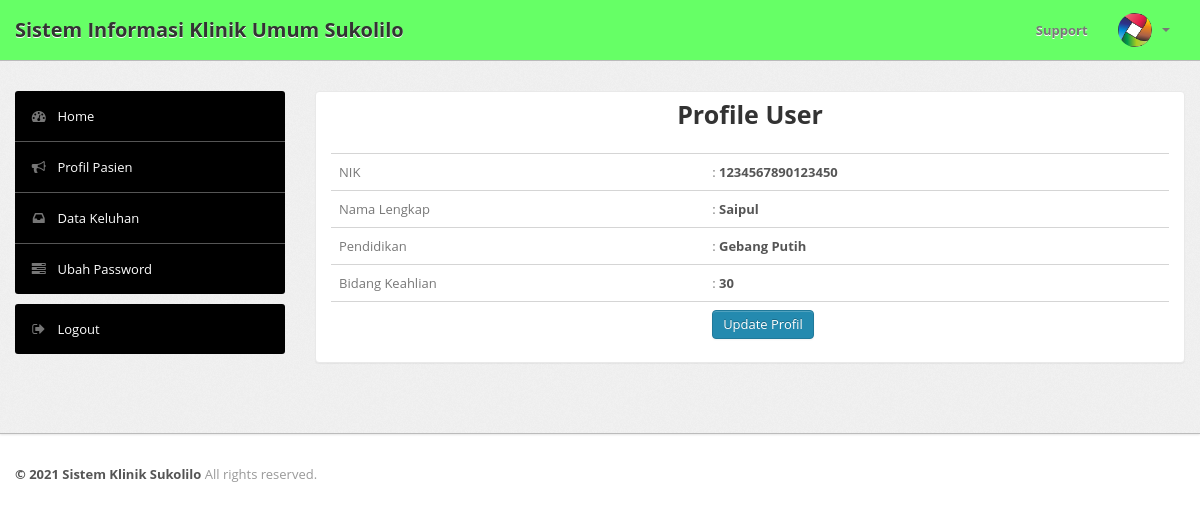
The page /lihatprofilmhs.php (signed in) on the database its author committed.
### tables this page shows
CREATE TABLE IF NOT EXISTS `mahasiswa` (
  `nim` char(16) NOT NULL,
  `nama` varchar(30) NOT NULL,
  `prodi` varchar(30) NOT NULL,
  `semester` int(1) NOT NULL
);

### lihatprofilmhs.php (the view, shortened to what this page needs)
<?php
if(isset($_SESSION['username']) && isset($_SESSION['level'])){
	include "header.php";
	include "menu.php";
	?>
	<div class="span9">
		<div class="content">
			<div class="module">
				<div class="module-head">
					<h3>Profile User</h3>
				</div>
				<div class="module-body">
					<table class="table">
						<?php
						$a="select * from mahasiswa where nim='$_SESSION[username]'";
						$b=mysqli_query($koneksi,$a);
						$c=mysqli_fetch_array($b);
						?>
						<tbody>
							<tr>
								<td>NIK</td>
								<td>: <strong><?php echo $c['nim'];?></strong></td>
							</tr>
							<tr>
								<td>Nama Lengkap</td>
								<td>: <strong><?php echo $c['nama'];?></strong></td>
							</tr>
							<tr>
								<td>Pendidikan</td>
								<td>: <strong><?php echo $c['prodi'];?></strong></td>
							</tr>
							<tr>
								<td>Bidang Keahlian</td>
								<td>: <strong><?php echo $c['semester'];?></strong></td>
							</tr>
							<tr>
								<td>&nbsp;</td>
								<td><a class="btn btn-primary" href="#">Update Profil</a></td>
							</tr>
						</tbody>
					</table>
				</div>
			</div>
			<br />
		</div>
	</div>
</div>
</div>
</div>
<?php
include "footer.php";
}else{
	echo "<script language='javascript'>
	alert('login dulu dong!');
	document.location='index.php';
</script>";
}
?>

### css/theme.css (style rules this page uses)
body { font-size: 13px; font-family: 'Open Sans', Arial, sans-serif; background: #fff; color: #777 }
h1, h2, h3, h4, h5, h6 { color: #333; margin-top: 0 }
h3 { font-size: 20px }
strong, b { color: #555 }
.module { background: #fff; -webkit-border-radius: 3px; -moz-border-radius: 3px; border-radius: 3px; border: 1px solid #ccc; border-bottom-color: #bbb; -webkit-box-shadow: 0 0 1px rgba(0,0,0,0.2); -moz-box-shadow: 0 0 1px rgba(0,0,0,0.2); box-shadow: 0 0 1px rgba(0,0,0,0.2); margin-bottom: 30px }
.btn, .btn-box { -webkit-border-radius: 3px; -moz-border-radius: 3px; border-radius: 3px }
.btn { font-size: 13px; font-weight: 600 }
.btn { display: inline-block; margin-bottom: 0; font-weight: 400; text-align: center; vertical-align: middle; cursor: pointer; background-image: none; border: 1px solid transparent; white-space: nowrap; padding: 4px 10px; font-size: 13px; line-height: 1.42857; border-radius: 4px; -webkit-user-select: none; -moz-user-select: none; -ms-user-select: none; user-select: none }
.btn-primary { color: #fff; background-color: #248aaf; border-color: #20799a }
.table { margin-bottom: 0 }
.table th, .table td { border-color: #d5d5d5!important }
.module { box-shadow: 0 0 3px rgba(0,0,0,.1); border-color: #e9e9e9; margin-bottom: 20px; background-color: #fff; border-radius: 4px; -webkit-box-shadow: 0 1px 1px rgba(0,0,0,.05); box-shadow: 0 1px 1px rgba(0,0,0,.05); }
.module-head { color: #767676; background-color: #ff; border-color: #e9e9e9; padding: 10px 15px; border-bottom: 1px solid transparent; border-top-right-radius: 3px; border-top-left-radius: 3px; }
.module-head h3 { font-size: 25px; line-height: 25px; height: 25px; margin: 0; text-align:center; }
.module-body { padding: 15px }

### rows shown on the page
mahasiswa: nim "1234567890123450", nama "Saipul", prodi "Gebang Putih", semester "30"
